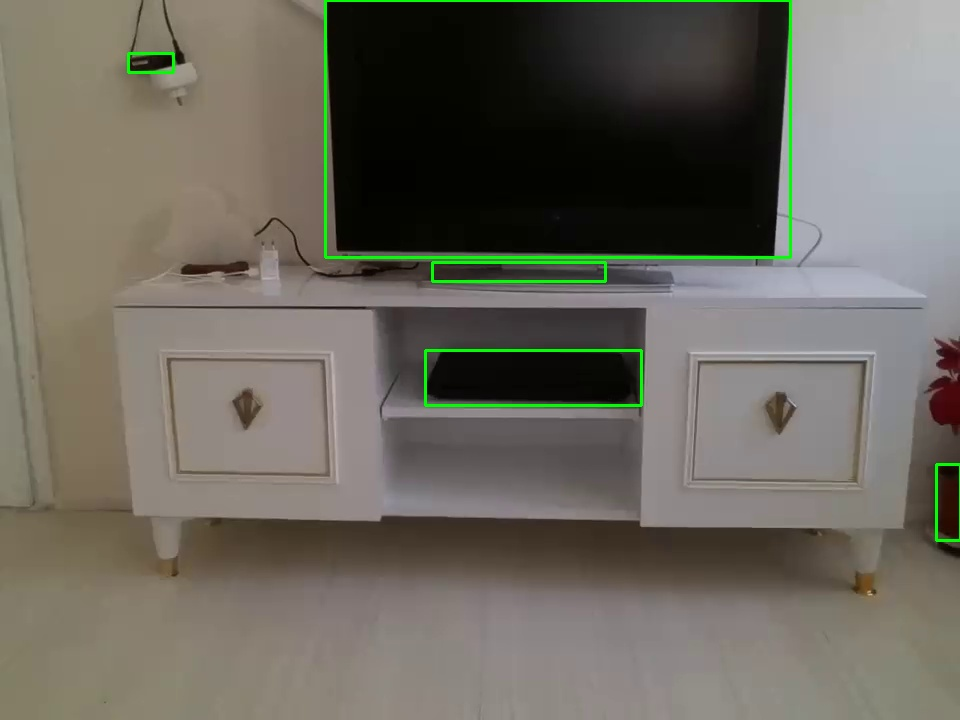
#> input picture tello_images/tello_picture_1738823381.633488.jpg, 960 x 720 px
$ python -i nesne_takip1.py   (imports and definitions only)
#> lines starting #> are read from the running program, lines starting #| are printed output that depends on the picture; after the words box and inside, x2 and y2 are one past the last pixel; in counts of white or black regions, pixels touching at a corner belong together
#> further down, picture is the input picture: shape (720, 960, 3); mean B, G, R 94.5, 104.2, 107.4
#!/usr/bin/env python3
# -- coding: utf-8 --

import cv2
import numpy as np
from djitellopy import Tello

# Tello drone bağlantısını başlat
# [1 line that did not run here, left out]
# [2 lines not run here, left out]

def track_black_object(frame):
    """Siyah nesneyi algılar ve merkezini döndürür"""
    hsv = cv2.cvtColor(frame, cv2.COLOR_BGR2HSV)
#> hsv: shape (720, 960, 3); mean H, S, V 38.9, 61.3, 111.2
    lower_black = np.array([0, 0, 0])
    upper_black = np.array([180, 255, 50])
    mask = cv2.inRange(hsv, lower_black, upper_black)
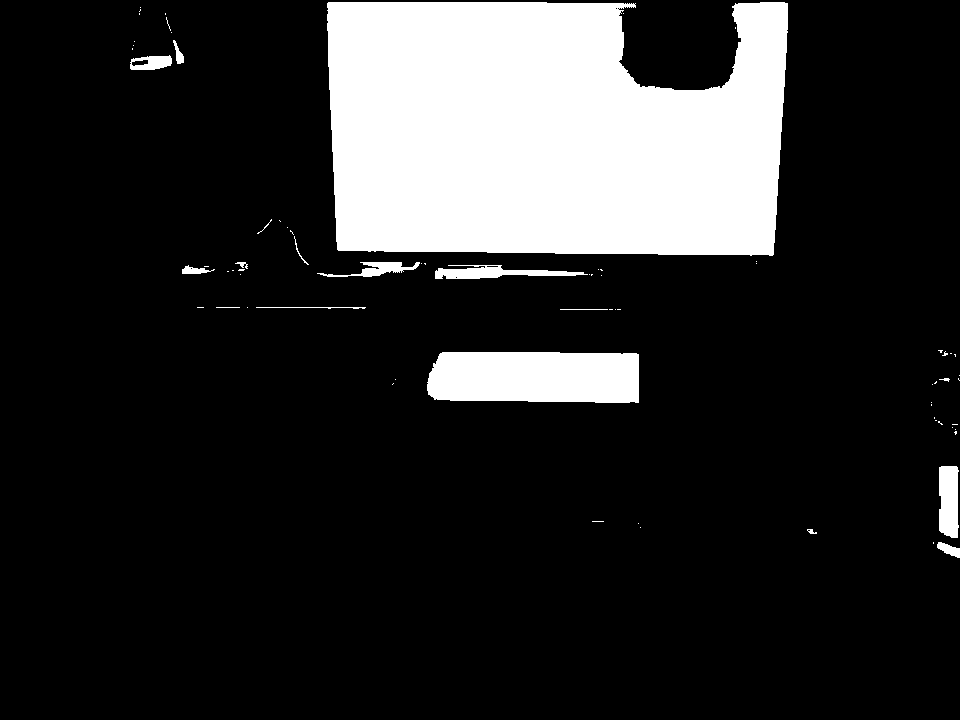
#> mask: shape (720, 960); 17.1% white; 73 white regions (56 under 20 px)

    contours, _ = cv2.findContours(mask, cv2.RETR_EXTERNAL, cv2.CHAIN_APPROX_SIMPLE)
#> contours = 73 contours, 63 with area under 20; largest, box (x1, y1, x2, y2) and area: (327, 2, 788, 256) 102884, (427, 352, 639, 403) 9956, (939, 466, 959, 538) 1214, (435, 265, 588, 279) 970, (317, 262, 420, 277) 482
    if contours:
        largest_contour = max(contours, key=cv2.contourArea)
#> largest_contour = contour of 259 points, box (x1, y1, x2, y2) (327, 2, 788, 256), area 102884
        x, y, w, h = cv2.boundingRect(largest_contour)
#> x = 327; y = 2; w = 461; h = 254
        center_x, center_y = x + w // 2, y + h // 2
#> center_x = 557; center_y = 129
        return center_x, center_y, w * h  # Nesnenin merkez koordinatı ve alanı
    return None, None, 0

def move_drone(x, y, area, frame_width, frame_height):
    """Drone'u nesnenin konumuna göre hareket ettirir"""
    center_x, center_y = frame_width // 2, frame_height // 2
    move_x, move_y, move_z = 0, 0, 0

    if x is not None:
        if x < center_x - 50:
            move_x = -20  # Sola git
        elif x > center_x + 50:
            move_x = 20   # Sağa git

        if y < center_y - 50:
            move_y = 20   # Yukarı git
        elif y > center_y + 50:
            move_y = -20  # Aşağı git

        if area < 3000:
            move_z = 20   # İleri git
        elif area > 10000:
            move_z = -20  # Geri git

        drone.send_rc_control(move_x, move_z, move_y, 0)

# Drone havalanıyor
# [14 lines not run here, left out]

>>> import cv2
>>> picture = cv2.imread('../../../../tello_images/tello_picture_1738823381.633488.jpg')
>>> result = track_black_object(picture)
#> result = (557, 129, 117094)

$ run again, on tello_images/tello_picture_1738823383.592248.jpg
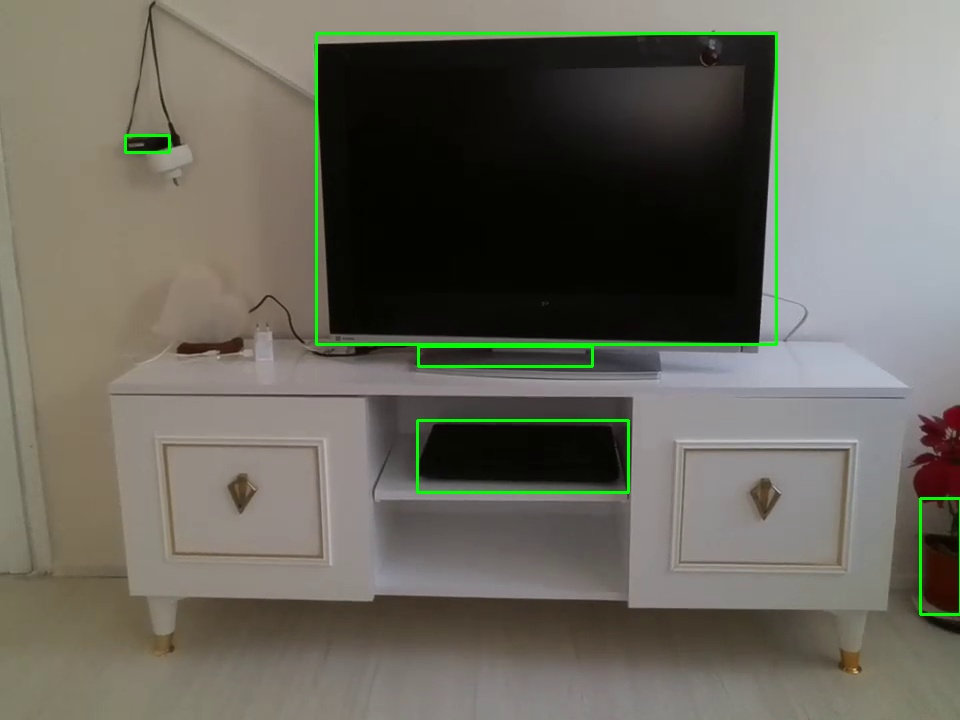
#> input picture tello_images/tello_picture_1738823383.592248.jpg, 960 x 720 px
#> picture is the input picture: shape (720, 960, 3); mean B, G, R 93.6, 103.7, 105.7
#> hsv: shape (720, 960, 3); mean H, S, V 40.2, 63.7, 110
#> in track_black_object, `mask = cv2.inRange(hsv, lower_black, upper_black)`:
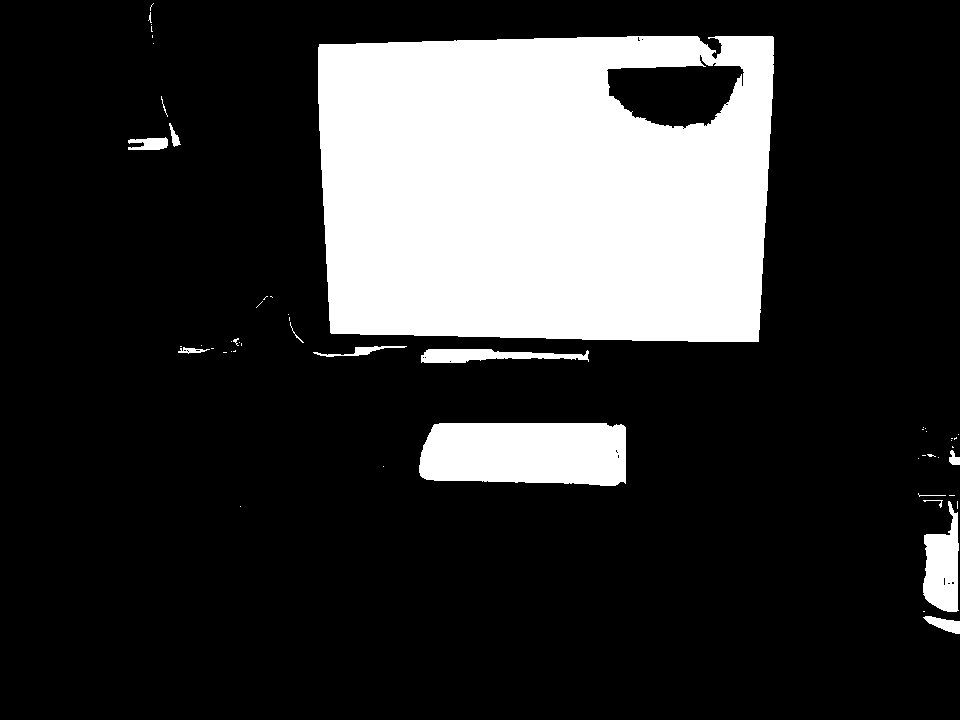
#> mask: shape (720, 960); 20.9% white; 53 white regions (38 under 20 px)
#> contours = 53 contours, 43 with area under 20; largest, box (x1, y1, x2, y2) and area: (318, 36, 774, 342) 132092, (419, 423, 626, 486) 11741, (923, 501, 959, 612) 2512, (421, 349, 589, 363) 1293, (128, 137, 168, 150) 320
#> largest_contour = contour of 143 points, box (x1, y1, x2, y2) (318, 36, 774, 342), area 132092
#> x = 318; y = 36; w = 456; h = 306
#> center_x = 546; center_y = 189
#> result = (546, 189, 139536)
